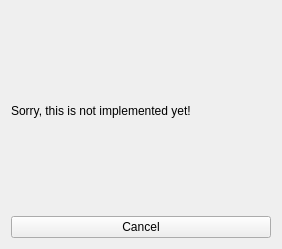
<?xml version="1.0" encoding="UTF-8"?>
<ui version="4.0">
 <class>MenuManageOpen</class>
 <widget class="QWidget" name="MenuManageOpen">
  <property name="geometry">
   <rect>
    <x>0</x>
    <y>0</y>
    <width>282</width>
    <height>249</height>
   </rect>
  </property>
  <property name="windowTitle">
   <string>Rapuma - Open Project</string>
  </property>
  <layout class="QGridLayout" name="gridLayout">
   <item row="1" column="0">
    <widget class="QPushButton" name="pushButton_2">
     <property name="text">
      <string>Cancel</string>
     </property>
    </widget>
   </item>
   <item row="0" column="0">
    <widget class="QLabel" name="label">
     <property name="text">
      <string>Sorry, this is not implemented yet!</string>
     </property>
    </widget>
   </item>
  </layout>
 </widget>
 <resources/>
 <connections>
  <connection>
   <sender>pushButton_2</sender>
   <signal>clicked()</signal>
   <receiver>MenuManageOpen</receiver>
   <slot>close()</slot>
   <hints>
    <hint type="sourcelabel">
     <x>203</x>
     <y>229</y>
    </hint>
    <hint type="destinationlabel">
     <x>277</x>
     <y>221</y>
    </hint>
   </hints>
  </connection>
 </connections>
</ui>
